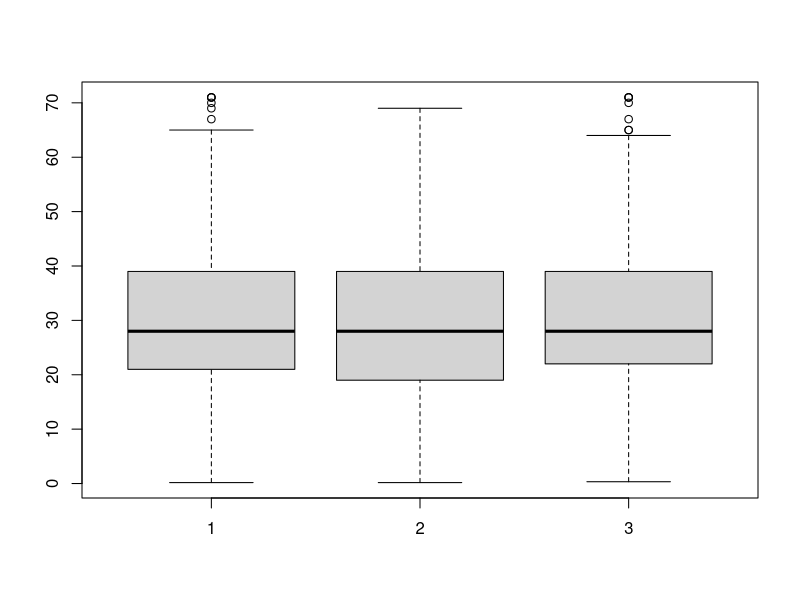
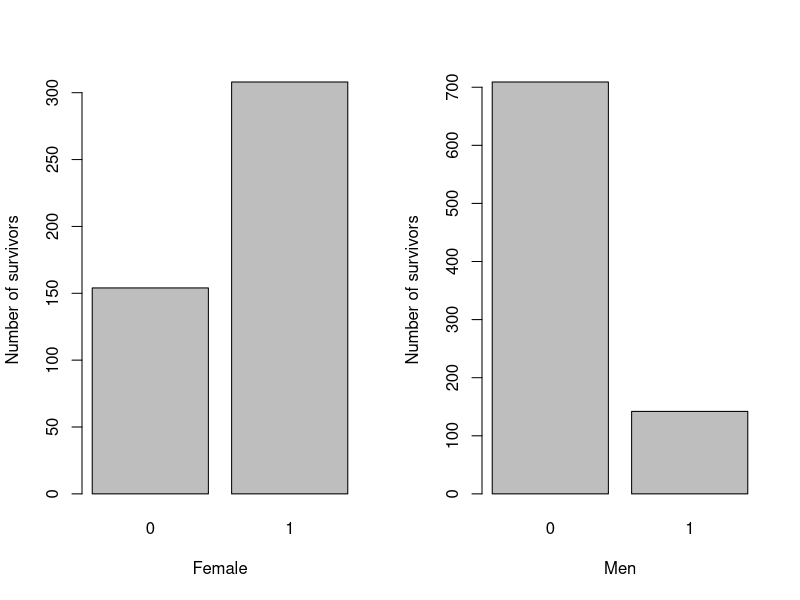
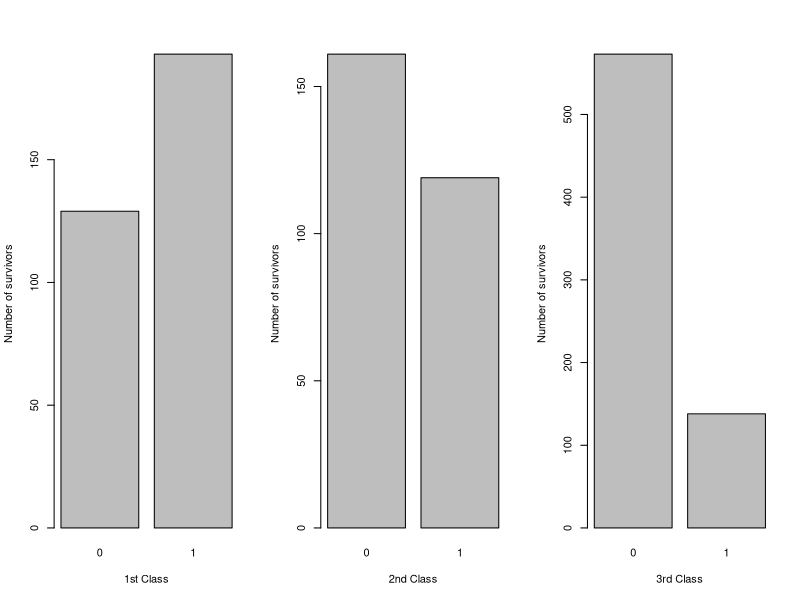

These charts were generated, in order, by the following R code: (Note: this script raises an error after producing the figures.)
## ---- chunk 1
knitr::opts_chunk$set(echo = TRUE)
knitr::opts_chunk$set(fig.width=6, fig.height=4, fig.align = "center")
library(knitr)
## ---- chunk 2
data = read.table('titanic.txt', header=T)
attach(data)
survivars_age = Age[Survived == 1]
not_survivars_age = Age[Survived == 0]
boxplot(Age, survivars_age, not_survivars_age)
## ---- chunk 3
surv_fem = table(Survived[Sex == "female"])
surv_men = table(Survived[Sex == "male"])

par(mfrow=c(1,2))
barplot(surv_fem , ylab="Number of survivors", xlab="Female")
barplot(surv_men, ylab="Number of survivors", xlab="Men")
## ---- chunk 4
surv_1cls = table(Survived[PClass == "1st"])
surv_2cls = table(Survived[PClass == "2nd"])
surv_3cls = table(Survived[PClass == "3rd"])

par(mfrow=c(1,3))
barplot(surv_1cls, ylab="Number of survivors", xlab="1st Class")
barplot(surv_2cls, ylab="Number of survivors", xlab="2nd Class")
barplot(surv_3cls, ylab="Number of survivors", xlab="3rd Class")
## ---- chunk 5
fact_PClass = factor(PClass)
fact_Sex = factor(Sex)
fact_Age = factor(Age)
titglm = glm(Survived ~ fact_PClass + fact_Sex + Age, data = data, family=binomial)
summary(titglm)
## ---- chunk 6
cat("odds of 1st class + female + age =", exp(3.759662 - 0 - 0 - 0.039177), "\n")
cat("odds of 1st class + male + age =", (3.759662 - 0 - 2.631357 - 0.039177), "\n")
cat("odds of 2st class + female + age =", exp(3.759662 - 1.291962 - 0 - 0.039177), "\n")
cat("odds of 2st class + male + age =", exp(3.759662 - 1.291962 - 2.631357 - 0.039177), "\n")
cat("odds of 3st class + female + age =", exp(3.759662 - 2.521419 - 0 - 0.039177), "\n")
cat("odds of 3st class + male + age =", exp(3.759662 - 2.521419 - 2.631357 - 0.039177), "\n")
## ---- chunk 7
glm1 = glm(Survived ~ fact_Sex * fact_PClass * Age, data = data, family=binomial)
anova(glm1, test="Chisq")
## ---- chunk 8
titglm2 = glm(Survived ~ fact_PClass + fact_Sex, data = data, family=binomial)
summary(titglm2)
## ---- chunk 9
cat("odds of 1st class + male =", predict(titglm2, data.frame(fact_PClass = "1st", fact_Sex = "male", Age = "53"), type="response"), "\n")
cat("odds of 2st class + male =",predict(titglm2, data.frame(fact_PClass = "2nd", fact_Sex = "male", Age = "53"), type="response"), "\n")
cat("odds of 3st class + male =",predict(titglm2, data.frame(fact_PClass = "3rd", fact_Sex = "male", Age = "53"), type="response"), "\n")
cat("odds of 1st class + female =",predict(titglm2, data.frame(fact_PClass = "1st", fact_Sex = "female", Age = "53"), type="response"), "\n")
cat("odds of 1st class + female =",predict(titglm2, data.frame(fact_PClass = "2nd", fact_Sex = "female", Age = "53"), type="response"), "\n")
cat("odds of 1st class + female =",predict(titglm2, data.frame(fact_PClass = "3rd", fact_Sex = "female", Age = "53"), type="response"), "\n")
## ---- chunk 10
summary(ffaov)$r.squared
summary(fflm)$r.squared
## ---- chunk 11
par(mfrow=c(1,2))
plot(fflm,2);plot(fflm,1)
## ---- chunk 12
mean(ffdata$thorax)
## ---- chunk 13
shapiro.test(residuals(fflm))
## ---- chunk 14
fflaov=lm(longevity~thorax+activity, data=ffdata)
anova(fflaov)
## ---- chunk 15
par(mfrow=c(1,2))
plot(fflaov,2);plot(fflaov,1)
## ---- chunk 16
shapiro.test(residuals(fflaov))
